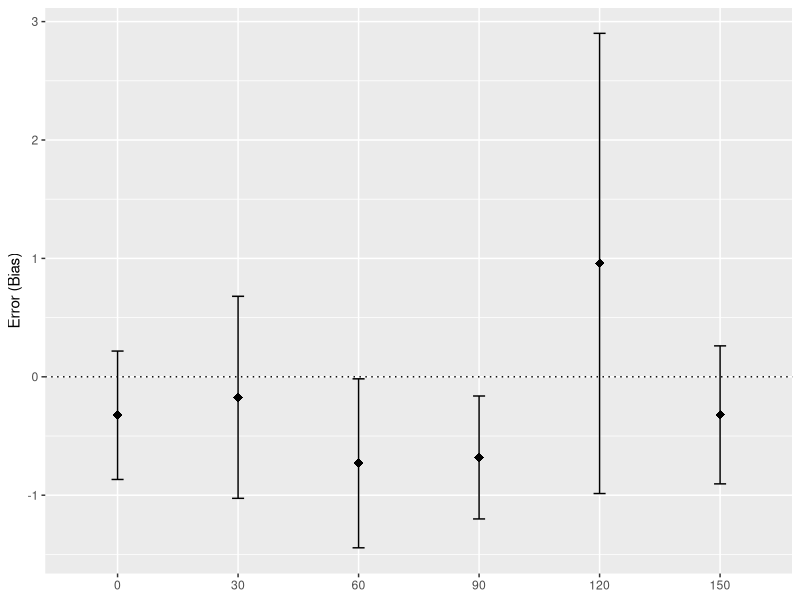
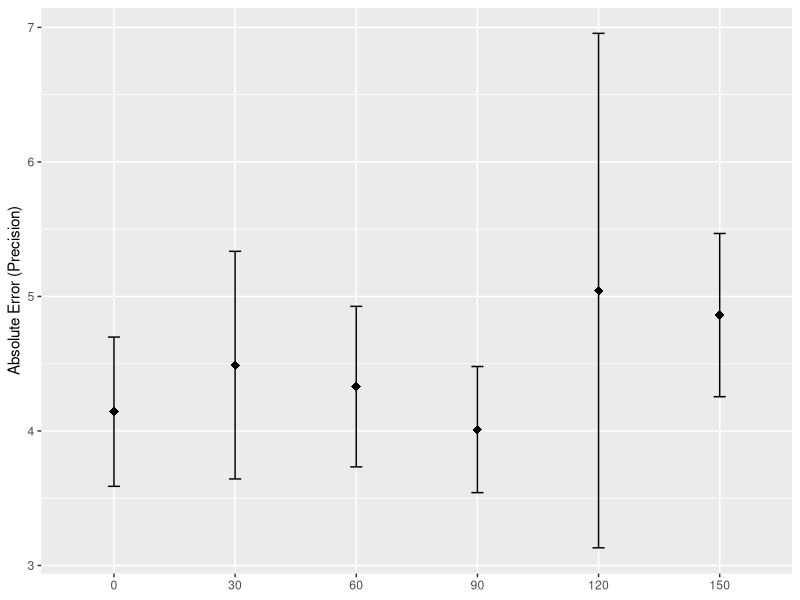
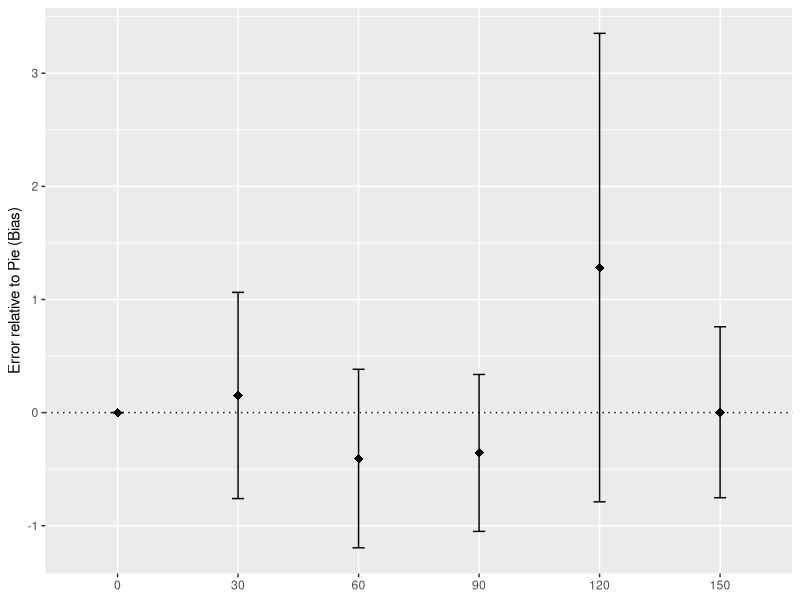
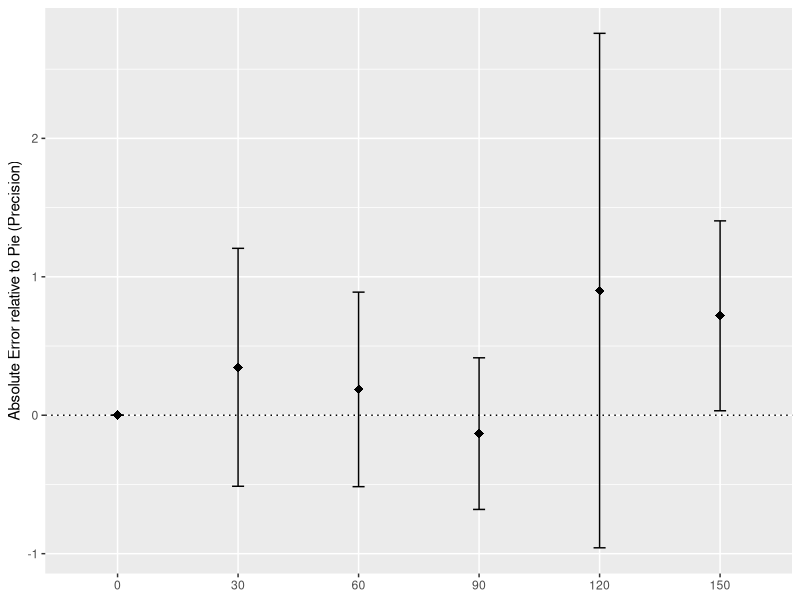
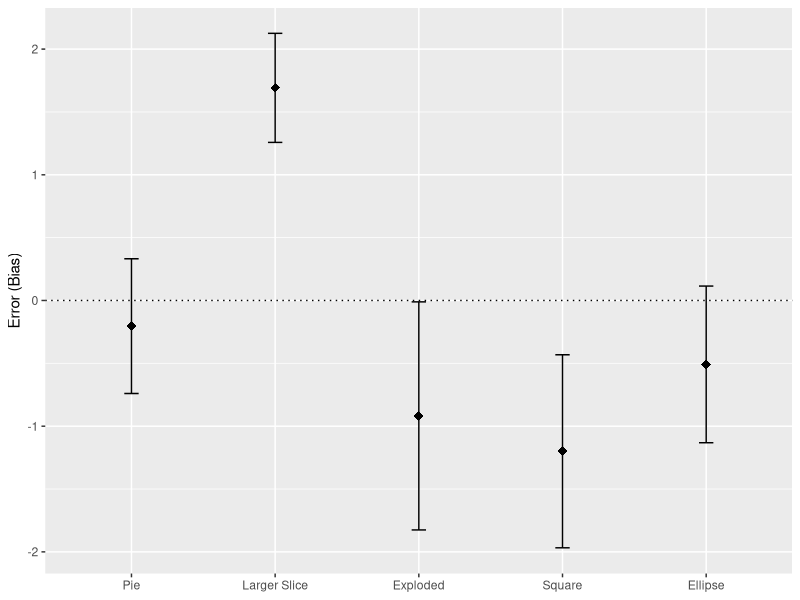
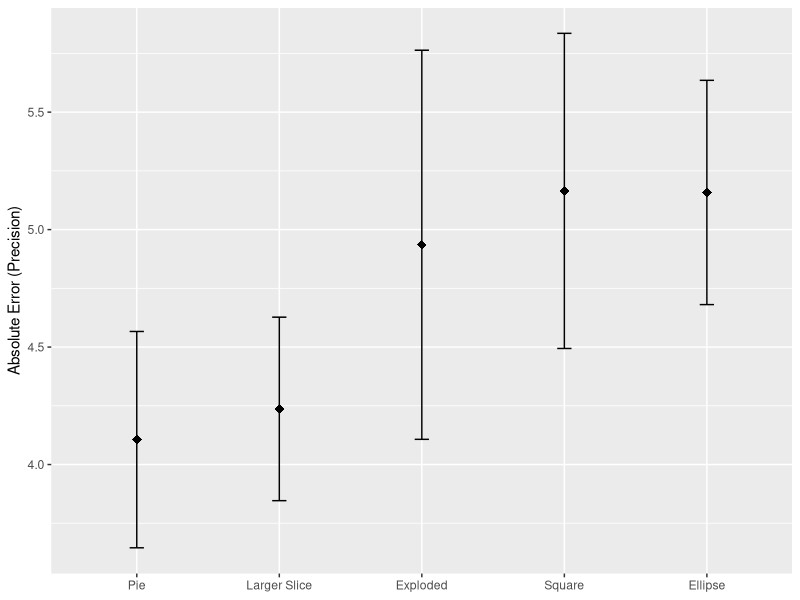
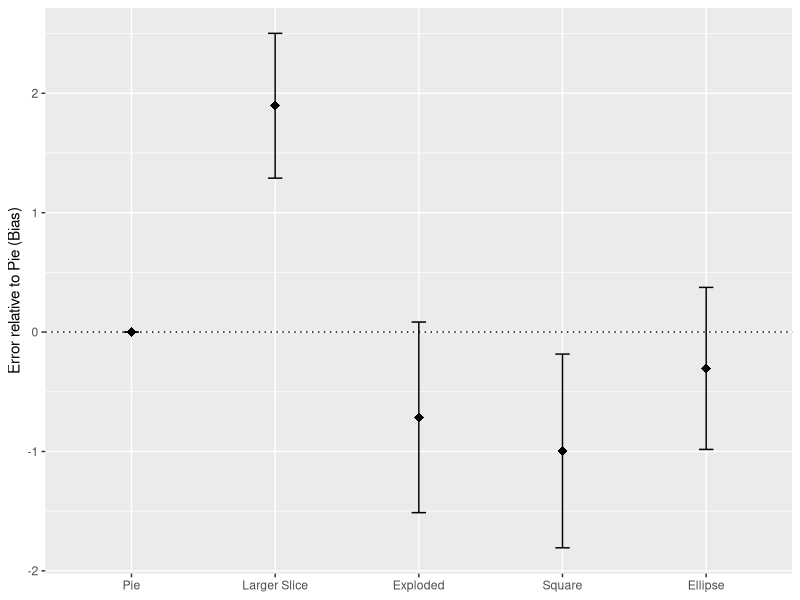
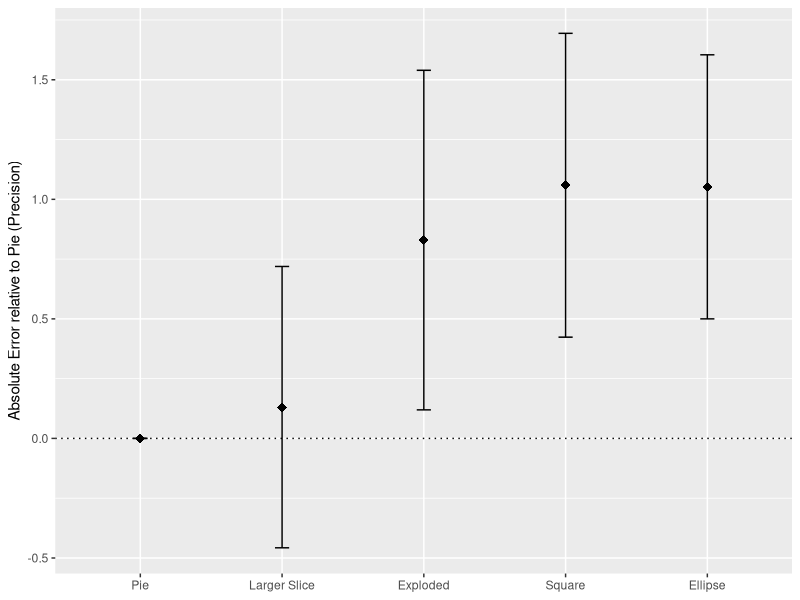

These figures' R source, in order:
library(dplyr)
library(ggplot2)

lowerCI <- function(v) {
	mean(v) - sd(v)*1.96/sqrt(length(v))
}

upperCI <- function(v) {
	mean(v) + sd(v)*1.96/sqrt(length(v))
}

plotCIs <- function(dataFrame, x_variable, y_variable, label, zeroLine=FALSE) {
	p <- ggplot(dataFrame, aes(x=x_variable, fill=x_variable, y=y_variable))
	if (zeroLine) {
		p <- p + geom_hline(yintercept=0, linetype="dotted")
	}
	p <- p +
		stat_summary(fun.ymin=lowerCI, fun.ymax=upperCI, geom="errorbar", aes(width=.1)) +
		stat_summary(fun.y=mean, geom="point", shape=18, size=3, show.legend = FALSE) + 
		labs(x = NULL, y = label)
	p
}

setwd("~/Documents/src/pie-summaries")

# donut inner radii
donuts <- read.csv("data/donut-radii-merged.csv") %>%
	mutate(inner_radius = factor(inner_radius))

# get the average result for condition 1 per subject
donutsAggregated <- donuts %>%
	group_by(inner_radius, subjectID) %>%
	summarize(meanError = mean(judged_true),
			  meanAbsError = mean(abs(judged_true)))

donuts0radius <- donutsAggregated %>%
	filter(inner_radius == 0) %>%
	rename(pie_meanError = meanError,
		   pie_meanAbsError = meanAbsError,
		   r0 = inner_radius)

donutsJoined <- left_join(donuts0radius, donutsAggregated) %>%
	mutate(pieDifferenceMeanError = meanError-pie_meanError,
		   pieDifferenceMeanAbsError = meanAbsError-pie_meanAbsError)

plotCIs(donutsAggregated, donutsAggregated$inner_radius, donutsAggregated$meanError, "Error (Bias)", TRUE)

plotCIs(donutsAggregated, donutsAggregated$inner_radius, donutsAggregated$meanAbsError, "Absolute Error (Precision)")

plotCIs(donutsAggregated, donutsJoined$inner_radius, donutsJoined$pieDifferenceMeanError, "Error relative to Pie (Bias)", TRUE)

plotCIs(donutsAggregated, donutsJoined$inner_radius, donutsJoined$pieDifferenceMeanAbsError, "Absolute Error relative to Pie (Precision)", TRUE)

#
#
# pie-variations variations
variations <- read.csv("data/pie-variations-enriched.csv")

variationsFiltered <- variations %>%
	filter(workerID != "QV69HK91") %>% # filter out the guy who answered in degress rather than percent
	mutate(chart.type = factor(chart.type,
							   levels=c('pie', 'outerRadius', 'exploded',  'square', 'ellipse'),
							   labels=c('Pie', 'Larger Slice', 'Exploded', 'Square', 'Ellipse')),
		   absError = abs(judged.true),
		   opposite = (abs(opposite.ans-correct.ans) < absError) & (abs(50-correct.ans) > 5))

variationsAggregated <- variationsFiltered %>%
	group_by(chart.type, workerID) %>%
	summarize(meanError = mean(judged.true),
			  ci95Error = sd(judged.true)*1.96/sqrt(n()),
			  meanAbsError = mean(abs(judged.true)),
			  ci95AbsError = sd(abs(judged.true))*1.96/sqrt(n())
	)

# Only pick pie charts
pieChartsOnly <- variationsAggregated %>%
	filter(chart.type == "Pie") %>%
	select(workerID,
		   pie_meanError = meanError,
		   pie_meanAbsError = meanAbsError,
		   chartPie = chart.type) # since we can't seem to get rid of the chart.type column

# join pieChartsOnly back in to calculate difference from pie error per person
variationsJoined <- left_join(pieChartsOnly, variationsAggregated, by=c("workerID")) %>%
	mutate(
		pieDifferenceMeanError = meanError-pie_meanError,
		pieDifferenceMeanAbsError = meanAbsError-pie_meanAbsError)

plotCIs(variationsAggregated, variationsAggregated$chart.type, variationsAggregated$meanError, "Error (Bias)", TRUE)

plotCIs(variationsAggregated, variationsAggregated$chart.type, variationsAggregated$meanAbsError, "Absolute Error (Precision)")

plotCIs(variationsJoined, variationsJoined$chart.type, variationsJoined$pieDifferenceMeanError, "Error relative to Pie (Bias)", TRUE)

plotCIs(variationsJoined, variationsJoined$chart.type, variationsJoined$pieDifferenceMeanAbsError, "Absolute Error relative to Pie (Precision)", TRUE)

